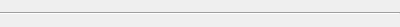
<?xml version="1.0" encoding="UTF-8"?>
<ui version="4.0">
 <class>MyLine</class>
 <widget class="QWidget" name="MyLine">
  <property name="geometry">
   <rect>
    <x>0</x>
    <y>0</y>
    <width>400</width>
    <height>23</height>
   </rect>
  </property>
  <property name="windowTitle">
   <string>Form</string>
  </property>
  <layout class="QHBoxLayout" name="horizontalLayout">
   <property name="leftMargin">
    <number>0</number>
   </property>
   <property name="rightMargin">
    <number>0</number>
   </property>
   <item>
    <widget class="Line" name="line">
     <property name="sizePolicy">
      <sizepolicy hsizetype="Expanding" vsizetype="Fixed">
       <horstretch>0</horstretch>
       <verstretch>0</verstretch>
      </sizepolicy>
     </property>
     <property name="minimumSize">
      <size>
       <width>0</width>
       <height>5</height>
      </size>
     </property>
     <property name="styleSheet">
      <string notr="true">
</string>
     </property>
     <property name="orientation">
      <enum>Qt::Horizontal</enum>
     </property>
    </widget>
   </item>
  </layout>
 </widget>
 <resources/>
 <connections/>
</ui>
